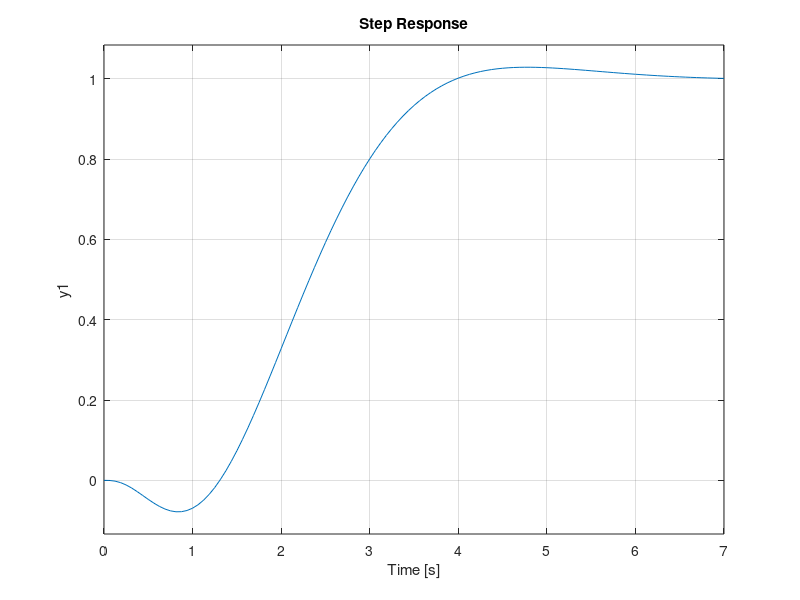

Write the MATLAB code that produced this figure.
%% Realimentación de estados tipo SERVO
%  by: Sergio Andres Castaño Giraldo
%  Rio de Janeiro - 2020
%  https://controlautomaticoeducacion.com/sistemas-dinamicos-lineales
%  https://controlautomaticoeducacion.com/go/simulink-cupon/
% ______________________________________________________________________
clc
clear 
close all

%Sistema en lazo abierto
a=[0 1 0 0;
   0 0 -1 0;
   0 0 0 1;
   0 0 5 0];
b=[0;1;0;-2];
c=[1 0 0 0];
d=0;

%Espacio de Estados del sistema
sys=ss(a,b,c,d);

%% Controlabilidad
Co = ctrb(sys)
rank(Co)



%% Sistema aumentado: Planta + Controlador
Aa = [a zeros(length(a),1);-c 0];
Ba = [b;0];
Ea = [zeros(length(a),1);1];
Ca = [c 0];
sys_a =ss(Aa,[Ba Ea],Ca,0)

%% Realimentación de Estados
% Polos deseados con integrador
polos = roots(conv([1 5],[1 5 10.5 11 5]));

%Realimentación de Estados ampliado
K = place(Aa,Ba,polos)

k1 = K(1:end-1)
k2 = -K(end)

%% Lazo cerrado
Af=Aa-Ba*K;

sys_f=ss(Af,Ea,Ca,0)

figure
step(tf(sys_f))

